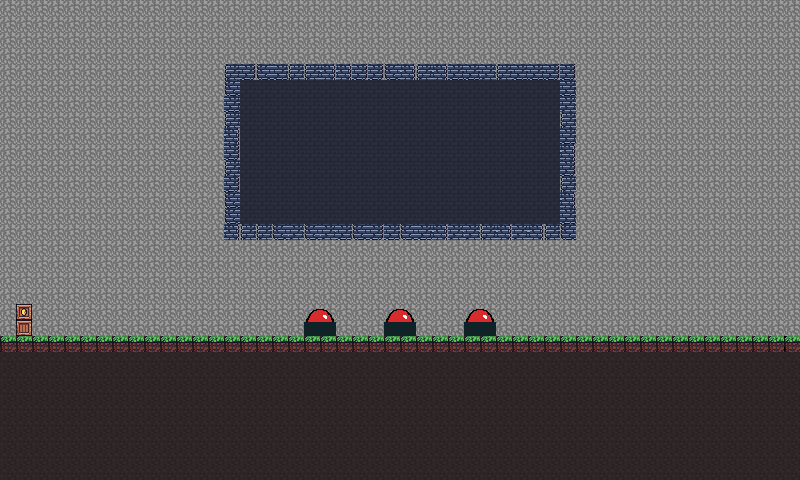

This is a level from a 2D game, rendered from its Tiled map with the project's own tilesets. A one-line summary and the map file follow, with tile-layer data summarised:
An orthogonal 50x30 tile map with 16x16 px tiles, 4 tile layers (background, Foreground, handle, buttons), 3 tilesets and 6 objects.

<map version="1.2" tiledversion="1.2.4" orientation="orthogonal" renderorder="right-down" width="50" height="30" tilewidth="16" tileheight="16" infinite="0" nextlayerid="9" nextobjectid="13">
 <tileset firstgid="1" source="Tiles2.tsx" />
 <tileset firstgid="177" source="button.tsx" />
 <tileset firstgid="179" source="tiles.tsx" />
 <layer id="6" name="background" width="50" height="30">
  <data>[1500 cells, 1099 non-empty, 3 distinct tile ids]</data>
 </layer>
 <layer id="1" name="Foreground" width="50" height="30">
  <data>[1500 cells, 692 non-empty, 9 distinct tile ids]</data>
 </layer>
 <layer id="8" name="handle" width="50" height="30">
  <data>[1500 cells, 1 non-empty, 1 distinct tile ids]</data>
 </layer>
 <layer id="2" name="buttons" width="50" height="30">
  <data>[1500 cells, 3 non-empty, 1 distinct tile ids]</data>
 </layer>
 <objectgroup id="7" name="collidable">
  <object id="9" x="0" y="336" width="800" height="144" />
  <object id="11" x="784" y="0" width="16" height="336" />
  <object id="12" x="0" y="0" width="16" height="336" />
 </objectgroup>
 <objectgroup id="4" name="sensors">
  <object id="2" x="304" y="320" width="32" height="16" />
  <object id="4" x="384" y="320" width="32" height="16" />
  <object id="5" x="464" y="320" width="32" height="16" />
 </objectgroup>
 <objectgroup id="5" name="text" />
</map>
